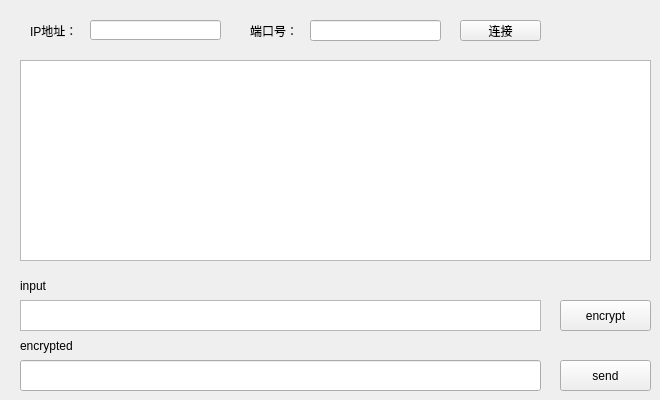
        <widget class="QWidget" name="tab">
         <attribute name="title">
          <string>双机通信</string>
         </attribute>
         <widget class="QLineEdit" name="lineEdit_10">
          <property name="geometry">
           <rect>
            <x>20</x>
            <y>360</y>
            <width>521</width>
            <height>31</height>
           </rect>
          </property>
          <property name="readOnly">
           <bool>true</bool>
          </property>
         </widget>
         <widget class="QPushButton" name="pushButton_15">
          <property name="geometry">
           <rect>
            <x>560</x>
            <y>300</y>
            <width>91</width>
            <height>31</height>
           </rect>
          </property>
          <property name="text">
           <string>encrypt</string>
          </property>
         </widget>
         <widget class="QPushButton" name="pushButton_Send">
          <property name="geometry">
           <rect>
            <x>560</x>
            <y>360</y>
            <width>91</width>
            <height>31</height>
           </rect>
          </property>
          <property name="text">
           <string>send</string>
          </property>
         </widget>
         <widget class="QLabel" name="label_37">
          <property name="geometry">
           <rect>
            <x>20</x>
            <y>270</y>
            <width>54</width>
            <height>31</height>
           </rect>
          </property>
          <property name="text">
           <string>input</string>
          </property>
         </widget>
         <widget class="QLabel" name="label_38">
          <property name="geometry">
           <rect>
            <x>20</x>
            <y>330</y>
            <width>71</width>
            <height>31</height>
           </rect>
          </property>
          <property name="text">
           <string>encrypted</string>
          </property>
         </widget>
         <widget class="QTextEdit" name="textEdit_Recv">
          <property name="geometry">
           <rect>
            <x>20</x>
            <y>60</y>
            <width>631</width>
            <height>201</height>
           </rect>
          </property>
          <property name="readOnly">
           <bool>true</bool>
          </property>
         </widget>
         <widget class="QLabel" name="label_39">
          <property name="geometry">
           <rect>
            <x>250</x>
            <y>20</y>
            <width>61</width>
            <height>21</height>
           </rect>
          </property>
          <property name="text">
           <string>端口号：</string>
          </property>
         </widget>
         <widget class="QLineEdit" name="lineEdit_Port">
          <property name="geometry">
           <rect>
            <x>310</x>
            <y>20</y>
            <width>131</width>
            <height>21</height>
           </rect>
          </property>
         </widget>
         <widget class="QPushButton" name="pushButton_Connect">
          <property name="geometry">
           <rect>
            <x>460</x>
            <y>20</y>
            <width>81</width>
            <height>21</height>
           </rect>
          </property>
          <property name="text">
           <string>连接</string>
          </property>
         </widget>
         <widget class="QTextEdit" name="textEdit_Send">
          <property name="geometry">
           <rect>
            <x>20</x>
            <y>300</y>
            <width>521</width>
            <height>31</height>
           </rect>
          </property>
         </widget>
         <widget class="QLabel" name="label_40">
          <property name="geometry">
           <rect>
            <x>30</x>
            <y>20</y>
            <width>54</width>
            <height>21</height>
           </rect>
          </property>
          <property name="text">
           <string>IP地址：</string>
          </property>
         </widget>
         <widget class="QLineEdit" name="lineEdit_IP">
          <property name="geometry">
           <rect>
            <x>90</x>
            <y>20</y>
            <width>131</width>
            <height>20</height>
           </rect>
          </property>
         </widget>
        </widget>
